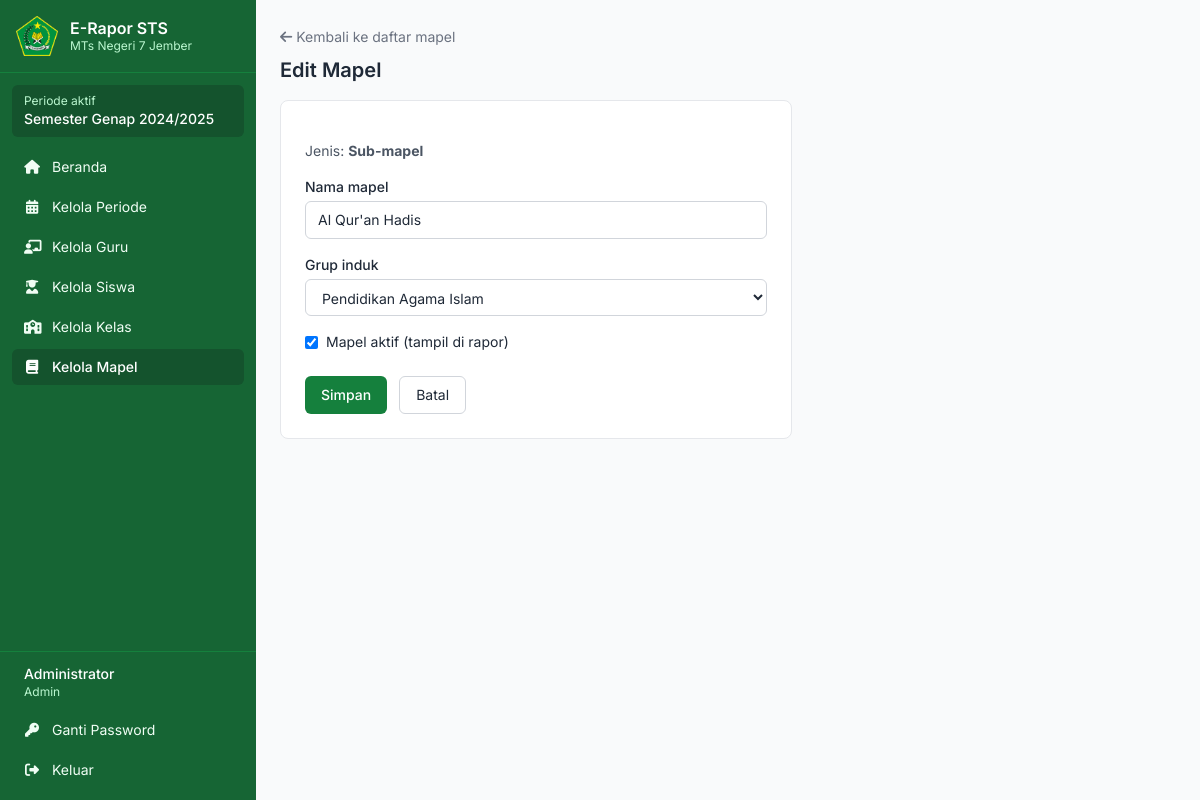
/admin/mapel_form.php?id=2 (signed in), run on the app's committed database.
### tables this page shows
CREATE TABLE periode (
  id             INT UNSIGNED AUTO_INCREMENT PRIMARY KEY,
  tahun_ajaran   VARCHAR(9) NOT NULL,                        
  semester       ENUM('Ganjil','Genap') NOT NULL,
  tanggal_cetak  DATE NULL,                                  
  is_aktif       TINYINT(1) NOT NULL DEFAULT 0,
  created_at     TIMESTAMP DEFAULT CURRENT_TIMESTAMP,
  UNIQUE KEY uq_periode (tahun_ajaran, semester)
);

CREATE TABLE mapel (
  id         INT UNSIGNED AUTO_INCREMENT PRIMARY KEY,
  parent_id  INT UNSIGNED NULL,
  no_urut    TINYINT UNSIGNED NULL,
  label      VARCHAR(5) NULL,
  nama       VARCHAR(150) NOT NULL,
  is_header  TINYINT(1) NOT NULL DEFAULT 0,
  urutan     SMALLINT UNSIGNED NOT NULL,                     
  is_aktif   TINYINT(1) NOT NULL DEFAULT 1,
  FOREIGN KEY (parent_id) REFERENCES mapel(id) ON DELETE CASCADE
);

### app/bootstrap.php (called while the page is built, shortened)
<?php
function cfg(string $key): string { return (string)$GLOBALS['config'][$key]; }
function db(): PDO {
    static $pdo = null;
    if ($pdo === null) {
        $dsn = 'mysql:host=' . cfg('db_host') . ';dbname=' . cfg('db_name') . ';charset=utf8mb4';
        $pdo = new PDO($dsn, cfg('db_user'), cfg('db_pass'), [
            PDO::ATTR_ERRMODE => PDO::ERRMODE_EXCEPTION,
            PDO::ATTR_DEFAULT_FETCH_MODE => PDO::FETCH_ASSOC,
            PDO::ATTR_EMULATE_PREPARES => false,
        ]);
    }
    return $pdo;
}
function e(mixed $v): string { return htmlspecialchars((string)$v, ENT_QUOTES, 'UTF-8'); }
function url(string $path = ''): string { return cfg('base_url') . '/' . ltrim($path, '/'); }
function user(): ?array { return $_SESSION['user'] ?? null; }
function periode_aktif(): ?array {
    return db()->query('SELECT * FROM periode WHERE is_aktif = 1 LIMIT 1')->fetch() ?: null;
}

### admin/mapel_form.php (the view, shortened to what this page needs)
<?php
require __DIR__ . '/../app/bootstrap.php';
$id = (int)($_GET['id'] ?? 0);
$periodeList = daftar_periode();
$petaPeriode = [];
foreach ($periodeList as $p) $petaPeriode[(int)$p['id']] = $p;
$pid = (int)($_GET['periode'] ?? 0);
if (!isset($petaPeriode[$pid])) {
    $a = periode_aktif();
    $pid = $a ? (int)$a['id'] : (int)($periodeList[0]['id'] ?? 0);
}
$kembali = 'admin/mapel.php' . ($pid ? '?periode=' . $pid : '');
$headers = db()->query('SELECT id, nama FROM mapel WHERE is_header = 1 ORDER BY urutan, id')->fetchAll();
$data = ['jenis' => 'biasa', 'nama' => '', 'parent_id' => 0, 'is_aktif' => 1, 'tingkat' => [7, 8, 9]];
if ($id) {
    $st = db()->prepare('SELECT * FROM mapel WHERE id = ?');
    $st->execute([$id]);
    $m = $st->fetch();
    $data['jenis'] = $m['is_header'] ? 'grup' : ($m['parent_id'] !== null ? 'sub' : 'biasa');
    $data['nama'] = $m['nama'];
    $data['parent_id'] = (int)$m['parent_id'];
    $data['is_aktif'] = (int)$m['is_aktif'];
}
$jenisLabel = ['biasa' => 'Mapel biasa', 'sub' => 'Sub-mapel', 'grup' => 'Grup (judul)'];
$inp = 'w-full rounded-md border border-gray-300 px-3 py-2 text-sm focus:border-green-600 focus:ring-1 focus:ring-green-600 focus:outline-none';
$title = $id ? 'Edit Mapel' : 'Tambah Mapel';
require __DIR__ . '/../app/partials/header.php';
?>
<a href="<?= url($kembali) ?>" class="text-sm text-gray-500 hover:text-green-700">
  <i class="fa-solid fa-arrow-left mr-1"></i>Kembali ke daftar mapel
</a>
<h1 class="text-xl font-semibold mt-2 mb-4"><?= e($title) ?></h1>
<form method="post" id="formMapel" data-jenis="<?= e($data['jenis']) ?>" data-edit="<?= $id ? '1' : '0' ?>"
      class="bg-white border border-gray-200 rounded-lg p-6 max-w-lg space-y-4">
  <?php if (!$id): ?>
  <fieldset class="space-y-2 text-sm">
    <legend class="font-medium mb-1">Jenis</legend>
    <label class="flex gap-2"><input type="radio" name="jenis" value="biasa" <?= $data['jenis'] === 'biasa' ? 'checked' : '' ?> class="mt-0.5 text-green-700 focus:ring-green-600">
      <span><strong>Mapel biasa</strong> <span class="text-gray-500">- contoh: Matematika, Coding</span></span></label>
    <label class="flex gap-2"><input type="radio" name="jenis" value="sub" <?= $data['jenis'] === 'sub' ? 'checked' : '' ?> class="mt-0.5 text-green-700 focus:ring-green-600">
      <span><strong>Sub-mapel</strong> <span class="text-gray-500">- di dalam grup, contoh: Fikih di bawah Pendidikan Agama Islam</span></span></label>
    <label class="flex gap-2"><input type="radio" name="jenis" value="grup" <?= $data['jenis'] === 'grup' ? 'checked' : '' ?> class="mt-0.5 text-green-700 focus:ring-green-600">
      <span><strong>Grup</strong> <span class="text-gray-500">- hanya judul pengelompok, tanpa nilai sendiri</span></span></label>
  </fieldset>
  <?php else: ?>
  <p class="text-sm text-gray-600">Jenis: <strong><?= e($jenisLabel[$data['jenis']]) ?></strong></p>
  <?php endif; ?>
  <div>
    <label for="nama" class="block text-sm font-medium mb-1">Nama mapel</label>
    <input id="nama" name="nama" required maxlength="150" value="<?= e($data['nama']) ?>" class="<?= $inp ?>">
  </div>
  <div id="blokInduk">
    <label for="parent_id" class="block text-sm font-medium mb-1">Grup induk</label>
    <select id="parent_id" name="parent_id" class="<?= $inp ?> bg-white">
      <?php foreach ($headers as $h): ?>
        <option value="<?= (int)$h['id'] ?>" <?= $data['parent_id'] === (int)$h['id'] ? 'selected' : '' ?>><?= e($h['nama']) ?></option>
      <?php endforeach; ?>
    </select>
  </div>
  <?php if (!$id): ?>
  <fieldset id="blokTingkat" class="text-sm">
    <legend class="font-medium mb-1">Berlaku untuk tingkat</legend>
    <p class="text-xs text-gray-500 mb-2">Pada periode: <?= $pid ? e(label_periode($petaPeriode[$pid])) : '-' ?>. Bisa diubah lagi dari daftar mapel.</p>
    <div class="flex gap-4">
      <?php foreach (TINGKAT_MAPEL as $t => $r): ?>
        <label class="flex items-center gap-2">
          <input type="checkbox" name="tingkat[]" value="<?= $t ?>" <?= in_array($t, $data['tingkat'], true) ? 'checked' : '' ?>
                 class="rounded border-gray-300 text-green-700 focus:ring-green-600"> <?= $r ?>
        </label>
      <?php endforeach; ?>
    </div>
  </fieldset>
  <?php else: ?>
  <label class="flex items-center gap-2 text-sm">
    <input type="checkbox" name="is_aktif" value="1" <?= $data['is_aktif'] ? 'checked' : '' ?>
           class="rounded border-gray-300 text-green-700 focus:ring-green-600">
    Mapel aktif (tampil di rapor)
  </label>
  <?php endif; ?>
  <div class="flex gap-3 pt-2">
    <button class="rounded-md bg-green-700 hover:bg-green-800 text-white text-sm font-medium py-2 px-4">Simpan</button>
    <a href="<?= url($kembali) ?>" class="rounded-md border border-gray-300 px-4 py-2 text-sm hover:bg-gray-50">Batal</a>
  </div>
</form>
<?php require __DIR__ . '/../app/partials/footer.php'; ?>

### app/partials/header.php (shortened to what this page needs)
<?php
require __DIR__ . '/head.php';
$_u = user();
$_p = periode_aktif();
$_cur = basename($_SERVER['SCRIPT_NAME']);
$_menu = [['index.php', 'Beranda', 'fa-house', ['index.php']]];
if ($_u['role'] === 'admin') {
    $_menu[] = ['admin/periode.php', 'Kelola Periode', 'fa-calendar-days', ['periode.php']];
    $_menu[] = ['admin/guru.php', 'Kelola Guru', 'fa-chalkboard-user', ['guru.php', 'guru_form.php', 'guru_import.php']];
    $_menu[] = ['admin/siswa.php', 'Kelola Siswa', 'fa-user-graduate', ['siswa.php', 'siswa_form.php', 'siswa_import.php']];
    $_menu[] = ['admin/kelas.php', 'Kelola Kelas', 'fa-school', ['kelas.php', 'kelas_form.php', 'kelas_anggota.php', 'kelas_salin.php']];
    $_menu[] = ['admin/mapel.php', 'Kelola Mapel', 'fa-book', ['mapel.php', 'mapel_form.php']];
}
$_nav = fn(bool $on) => $on ? 'bg-green-900 text-white font-medium' : 'text-green-50 hover:bg-green-700';
?>
<div class="min-h-screen lg:flex">
  <aside id="sidebar"
         class="fixed inset-y-0 left-0 z-50 w-64 shrink-0 flex flex-col bg-green-800 text-white
                -translate-x-full transition-transform lg:translate-x-0 lg:sticky lg:top-0 lg:h-screen">
    <div class="px-4 py-4 flex items-center gap-3 border-b border-green-700">
      <img src="<?= url('assets/img/logo.png') ?>" alt="" class="h-10 w-auto">
      <div class="leading-tight">
        <div class="font-semibold"><?= e(cfg('app_name')) ?></div>
        <div class="text-xs text-green-200">MTs Negeri 7 Jember</div>
      </div>
    </div>
    <?php if ($_p): ?>
    <div class="mx-3 mt-3 rounded-md bg-green-900 px-3 py-2 text-sm">
      <div class="text-xs text-green-200">Periode aktif</div>
      <div class="font-medium">Semester <?= e($_p['semester']) ?> <?= e($_p['tahun_ajaran']) ?></div>
    </div>
    <?php endif; ?>
    <nav class="flex-1 overflow-y-auto px-3 py-3 space-y-1 text-sm">
      <?php foreach ($_menu as [$_path, $_label, $_icon, $_files]): ?>
        <a href="<?= url($_path) ?>" class="flex items-center gap-3 rounded-md px-3 py-2 <?= $_nav(in_array($_cur, $_files, true)) ?>">
          <i class="fa-solid <?= $_icon ?> w-4 text-center"></i><?= $_label ?>
        </a>
      <?php endforeach; ?>
    </nav>
    <div class="border-t border-green-700 px-3 py-3 text-sm space-y-1">
      <div class="px-3 pb-2">
        <div class="font-medium truncate" title="<?= e($_u['nama']) ?>"><?= e($_u['nama']) ?></div>
        <div class="text-xs text-green-200"><?= $_u['role'] === 'admin' ? 'Admin' : 'Guru' ?></div>
      </div>
      <a href="<?= url('ganti_password.php') ?>" class="flex items-center gap-3 rounded-md px-3 py-2 <?= $_nav($_cur === 'ganti_password.php') ?>">
        <i class="fa-solid fa-key w-4 text-center"></i>Ganti Password
      </a>
      <a href="<?= url('logout.php') ?>" class="flex items-center gap-3 rounded-md px-3 py-2 text-green-50 hover:bg-green-700">
        <i class="fa-solid fa-right-from-bracket w-4 text-center"></i>Keluar
      </a>
    </div>
  </aside>
  <div class="flex-1 min-w-0">
    <main class="max-w-5xl mx-auto px-4 sm:px-6 py-6">

### data on the page
periode: semester "Genap", tahun_ajaran "2024/2025"
mapel: nama "Al Qur'an Hadis", parent_id "Pendidikan Agama Islam", is_aktif "☑"

### other printed values
cfg('app_name') "E-Rapor STS"
$_label "Beranda"
$_label "Kelola Periode"
$_label "Kelola Guru"
$_label "Kelola Siswa"
$_label "Kelola Kelas"
$_label "Kelola Mapel"
$_u['nama'] "Administrator"
$title "Edit Mapel"
$jenisLabel[$data['jenis']] "Sub-mapel"
